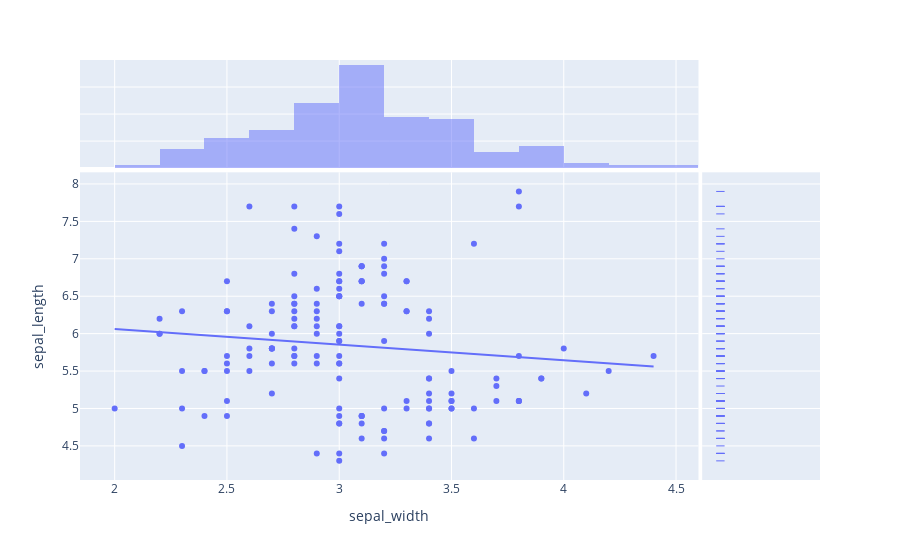

The code cell stored with this chart in its notebook:
### Code cell
fig = px.scatter(
    df,
    x= 'sepal_width',
    y = 'sepal_length',
    marginal_x = 'histogram',
    marginal_y = 'rug',
    trendline = 'ols'
)
fig.show()

### Figure 1 — Plotly figure (JSON) as saved in the notebook; plotly's stock layout.template omitted (floating-point values rounded to 4 significant figures; data arrays with more than 128 entries replaced by an {"elided": "..."} marker saying what was removed)
{"data": [{"hovertemplate": "sepal_width=%{x}<br>sepal_length=%{y}<extra></extra>", "legendgroup": "", "marker": {"color": "#636efa", "symbol": "circle"}, "mode": "markers", "name": "", "orientation": "v", "showlegend": false, "type": "scatter", "x": {"elided": "150 float values"}, "xaxis": "x", "y": {"elided": "150 float values"}, "yaxis": "y"}, {"alignmentgroup": "True", "bingroup": "x", "hovertemplate": "sepal_width=%{x}<br>count=%{y}<extra></extra>", "legendgroup": "", "marker": {"color": "#636efa"}, "name": "", "offsetgroup": "", "opacity": 0.5, "showlegend": false, "type": "histogram", "x": {"elided": "150 float values"}, "xaxis": "x3", "yaxis": "y3"}, {"alignmentgroup": "True", "boxpoints": "all", "fillcolor": "rgba(255,255,255,0)", "hoveron": "points", "hovertemplate": "sepal_length=%{y}<extra></extra>", "jitter": 0, "legendgroup": "", "line": {"color": "rgba(255,255,255,0)"}, "marker": {"color": "#636efa", "symbol": "line-ew-open"}, "name": "", "offsetgroup": "", "showlegend": false, "type": "box", "xaxis": "x2", "y": {"elided": "150 float values"}, "yaxis": "y2"}, {"hovertemplate": "<b>OLS trendline</b><br>sepal_length = -0.20887 * sepal_width + 6.48122<br>R<sup>2</sup>=0.011962<br><br>sepal_width=%{x}<br>sepal_length=%{y} <b>(trend)</b><extra></extra>", "legendgroup": "", "marker": {"color": "#636efa", "symbol": "circle"}, "mode": "lines", "name": "", "showlegend": false, "type": "scatter", "x": {"elided": "150 float values"}, "xaxis": "x", "y": {"elided": "150 float values"}, "yaxis": "y"}], "layout": {"barmode": "overlay", "legend": {"tracegroupgap": 0}, "margin": {"t": 60}, "xaxis": {"anchor": "y", "domain": [0, 0.8358], "title": {"text": "sepal_width"}}, "xaxis2": {"anchor": "y2", "domain": [0.8408, 1], "matches": "x2", "showgrid": false, "showline": false, "showticklabels": false, "ticks": ""}, "xaxis3": {"anchor": "y3", "domain": [0, 0.8358], "matches": "x", "showgrid": true, "showticklabels": false}, "xaxis4": {"anchor": "y4", "domain": [0.8408, 1], "matches": "x2", "showgrid": false, "showline": false, "showticklabels": false, "ticks": ""}, "yaxis": {"anchor": "x", "domain": [0, 0.7326], "title": {"text": "sepal_length"}}, "yaxis2": {"anchor": "x2", "domain": [0, 0.7326], "matches": "y", "showgrid": true, "showticklabels": false}, "yaxis3": {"anchor": "x3", "domain": [0.7426, 1], "matches": "y3", "showgrid": true, "showline": false, "showticklabels": false, "ticks": ""}, "yaxis4": {"anchor": "x4", "domain": [0.7426, 1], "matches": "y3", "showgrid": true, "showline": false, "showticklabels": false, "ticks": ""}}}
